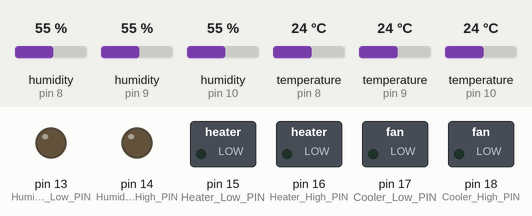
Simulated run of this sketch. Board: Arduino Uno, built with avr-gcc and run on an emulated ATmega328P. Parts: switched loads named in the sketch (green lamp = pin HIGH), output pins drawn as LEDs (lit = HIGH). The test bench sets the inputs (shaded band); at power-on: humidity (sensors on pin 8, pin 9, pin 10) 55 %, temperature (sensors on pin 8, pin 9, pin 10) 24 °C. What the sketch prints to the serial monitor is not drawn.

Above: at 0.1 s.
At 4.1 s:
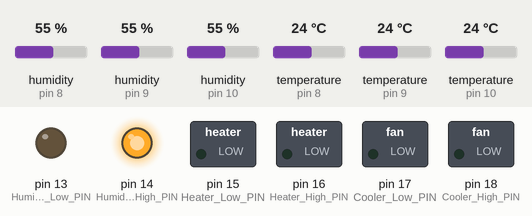
Timing chart, 0 to 5.6 s (numbered marks = the images above):
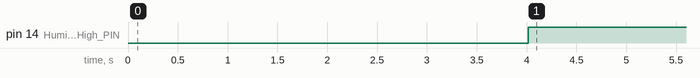

Measured:
- by itself, pin 14 (Humidity_High_PIN): LOW → HIGH at 4.0 s

The sketch:

main.ino
```cpp
#include "DHT.h"

#define DHT0PIN 8
#define DHT1PIN 9
#define DHT2PIN 10
#define DHTTYPE DHT22   // DHT 22  (AM2302)

#define Humidity_Low_PIN 13
#define Humidity_High_PIN 14

#define Heater_Low_PIN 15
#define Heater_High_PIN 16

#define Cooler_Low_PIN 17
#define Cooler_High_PIN 18

DHT dht0(DHT0PIN, DHTTYPE,4);
DHT dht1(DHT1PIN, DHTTYPE,4);
DHT dht2(DHT2PIN, DHTTYPE,4);

void setup() {

 Serial.begin(9600);
 Serial.println("DHTxx test!");

 pinMode(Humidity_Low_PIN,OUTPUT);
 pinMode(Humidity_High_PIN,OUTPUT);

 pinMode(Heater_Low_PIN,OUTPUT);
 pinMode(Heater_High_PIN,OUTPUT);

 pinMode(Cooler_Low_PIN,OUTPUT);
 pinMode(Cooler_High_PIN,OUTPUT);

 dht0.begin();
 dht1.begin();
 dht2.begin();
}

void loop(void) {

 float h0 = dht0.readHumidity();
 float t0= dht0.readTemperature();

 if (isnan(h0) || isnan(t0)) {
    Serial.println("Failed to read from DHT0 sensor!");
    return;
  }

 float h1 = dht1.readHumidity();
 float t1 = dht1.readTemperature();

 if (isnan(h1) || isnan(t1)) {
    Serial.println("Failed to read from DHT1 sensor!");
    return;
  }

 float h2 = dht2.readHumidity();
 float t2 = dht2.readTemperature();

 if (isnan(h2) || isnan(t2)) {
    Serial.println("Failed to read from DHT2 sensor!");
    return;
  }

 float avgT; // avgT = average of Temperture
 avgT = (t0+t1+t2)/3;

 float avgH; //  avgH = average of Humidity
 avgH = (h0+h1+h2)/3;


 if(avgT<28){
  digitalWrite(Cooler_Low_PIN,LOW);
  digitalWrite(Cooler_High_PIN,LOW);
  delay(2000); }

 if(avgT>38){
  digitalWrite(Cooler_Low_PIN,LOW);
  digitalWrite(Cooler_High_PIN,HIGH);
  delay(2000); }

  else if(avgT>32){
  digitalWrite(Cooler_Low_PIN,HIGH);
  digitalWrite(Cooler_High_PIN,LOW);
  delay(2000); }


 if(avgT>23){
  digitalWrite(Heater_Low_PIN,LOW);
  digitalWrite(Heater_High_PIN,LOW);
  delay(2000);}

 if(avgT<15){
  digitalWrite(Heater_Low_PIN,LOW);
  digitalWrite(Heater_High_PIN,HIGH);
  delay(2000); }

 else if(avgT<20){
 digitalWrite(Heater_Low_PIN,HIGH);
 digitalWrite(Heater_High_PIN,LOW);
 delay(2000); }


 if(avgH>85){
  digitalWrite(Humidity_Low_PIN,LOW);
  digitalWrite(Humidity_High_PIN,LOW);
  delay(2000); }

 if(avgH<70){
  digitalWrite(Humidity_Low_PIN,LOW);
  digitalWrite(Humidity_High_PIN,HIGH);
  delay(2000); }

 else if(avgH<80){
 digitalWrite(Humidity_Low_PIN,HIGH);
 digitalWrite(Humidity_High_PIN,LOW);
 delay(2000); }


  Serial.print("Humidity: ");
  Serial.print(avgH);
  Serial.print(" %           ");
  Serial.print("Temperature: ");
  Serial.print(avgT);
  Serial.println(" *C ");
  Serial.println(" ");

 }
```
